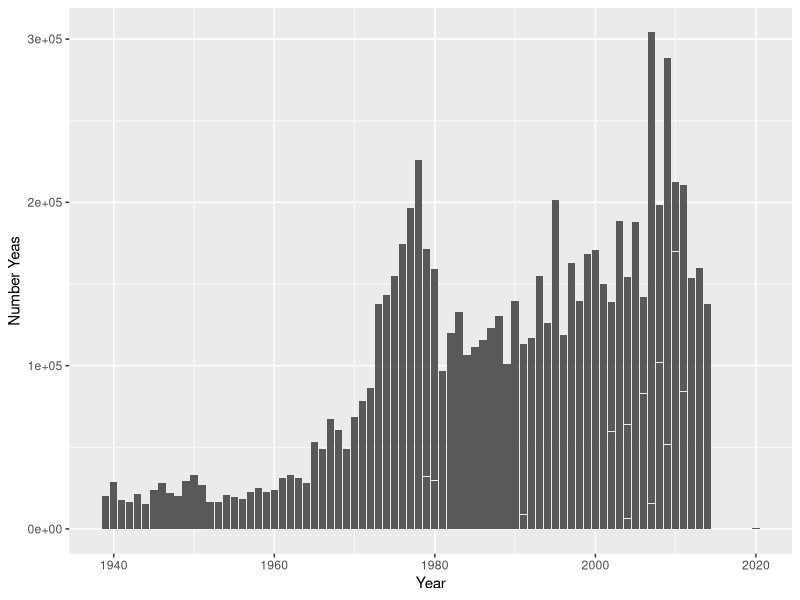
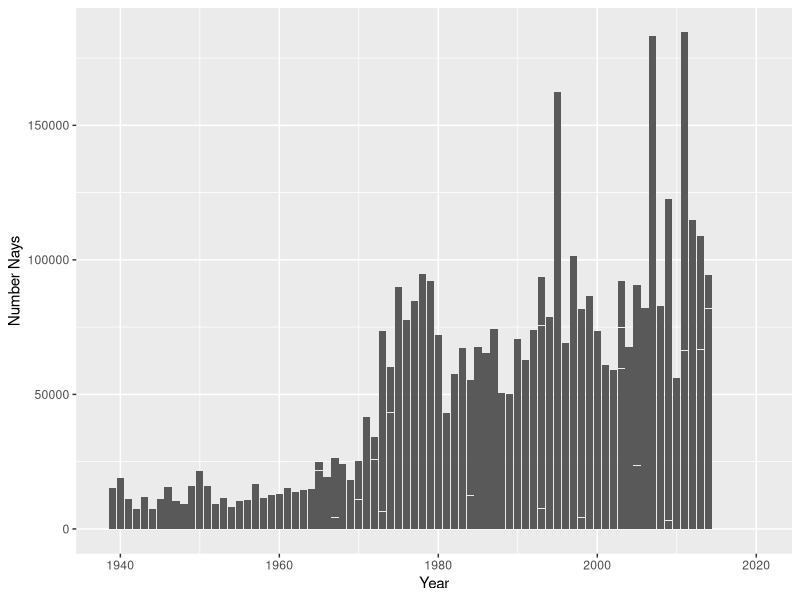
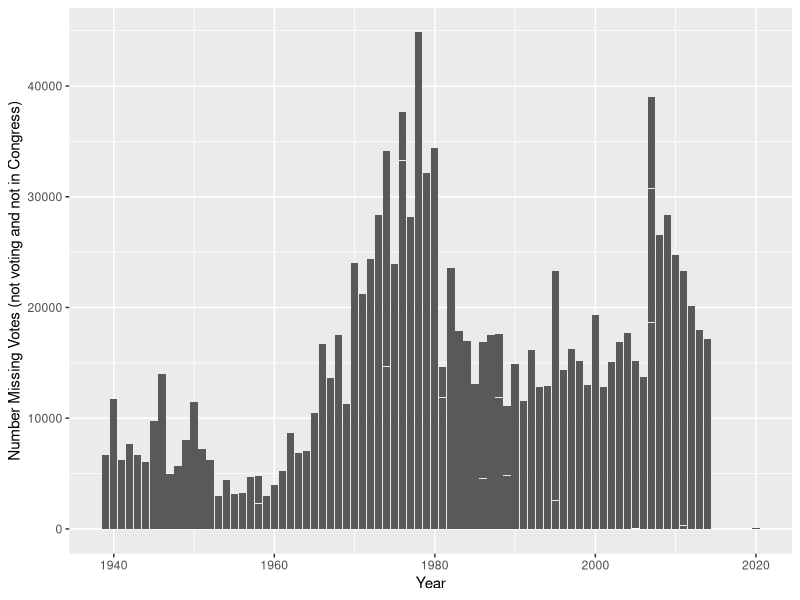

Generate these figures, in order, with R:
## ---- chunk 1
library(tidyverse)
library(ggplot2)
data <- read.csv("data/Party Voting Splits(main).csv")

## ---- chunk 2
data1 <- data |>
  mutate(congress_number = X35,
         roll_call_number = X1,
         month = X12,
         day = X7,
         year = X1857,
         number_missing_votes = X26,
         number_yeas = X211,
         number_nays = X6,
         number_republican_yeas = X82,
         number_republican_nays = X3,
         number_democrat_yeas = X124,
         number_democrat_nays = X0) |>
  filter(congress_number >= 76) |>
  select(congress_number, roll_call_number, month, day, year, number_missing_votes, number_yeas, number_nays, number_republican_yeas, number_republican_nays, number_democrat_yeas, number_democrat_nays) 
## ---- chunk 3
data2 <- data1 |>
  ggplot(data = data1,
       mapping = aes(x = year,
                     y = number_yeas)) +
  geom_col() + 
  labs(
    x = "Year",
    y = "Number Yeas")

data2
## ---- chunk 4
data3 <- data1 |>
  ggplot(data = data1,
       mapping = aes(x = year,
                     y = number_nays)) +
  geom_col()+ 
  labs(
    x = "Year",
    y = "Number Nays") 

data3

## ---- chunk 5
data4 <- data1 |>
  ggplot(data = data1,
       mapping = aes(x = year,
                     y = number_missing_votes)) +
  geom_col()+ 
  labs(
    x = "Year",
    y = "Number Missing Votes (not voting and not in Congress)") 

data4

